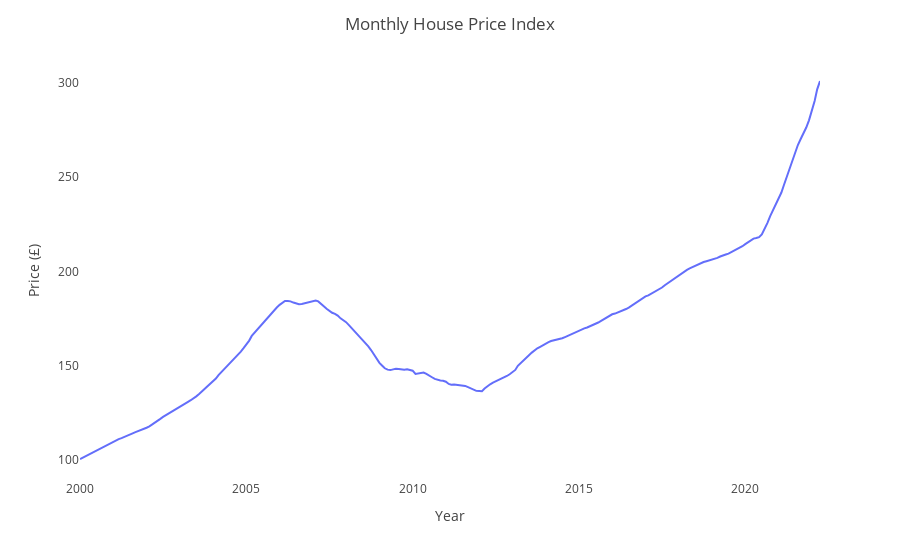

Write notebook code for a chart like this one.
### Markdown cell above
Taking a look at how price index changes over time

### Code cell
import plotly.express as px
fig = px.line(data, x=data.date, y="price",)

fig.update_layout(
    template='gridon',
    title='Monthly House Price Index',
    xaxis_title='Year',
    yaxis_title='Price (£)',
    xaxis_showgrid=False,
    yaxis_showgrid=False
)

fig.show()

### Figure 1 — Plotly figure (JSON) as saved in the notebook; plotly's stock layout.template omitted (floating-point values rounded to 4 significant figures; data arrays with more than 128 entries replaced by an {"elided": "..."} marker saying what was removed)
{"data": [{"hovertemplate": "date=%{x}<br>price=%{y}<extra></extra>", "legendgroup": "", "line": {"color": "#636efa", "dash": "solid"}, "marker": {"symbol": "circle"}, "mode": "lines", "name": "", "orientation": "v", "showlegend": false, "type": "scatter", "x": {"elided": "268 str values"}, "xaxis": "x", "y": {"elided": "268 float values"}, "yaxis": "y"}], "layout": {"legend": {"tracegroupgap": 0}, "margin": {"t": 60}, "title": {"text": "Monthly House Price Index"}, "xaxis": {"anchor": "y", "domain": [0, 1], "showgrid": false, "title": {"text": "Year"}}, "yaxis": {"anchor": "x", "domain": [0, 1], "showgrid": false, "title": {"text": "Price (£)"}}}}
